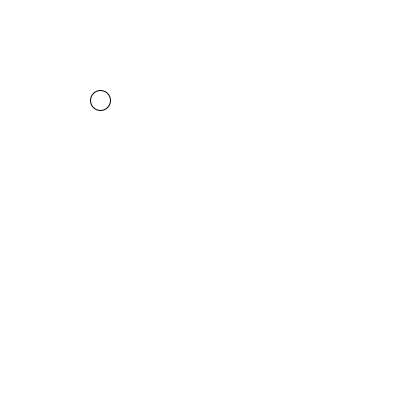
Frame 1 (no input)
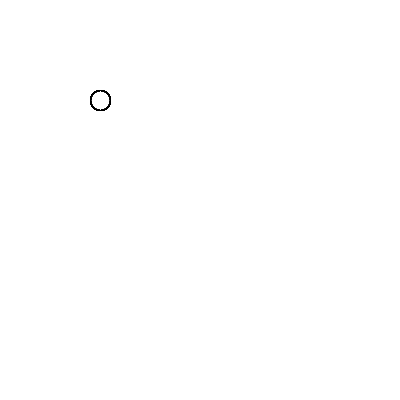
Frame 60 (the mouse pressed at the canvas centre just before this capture)
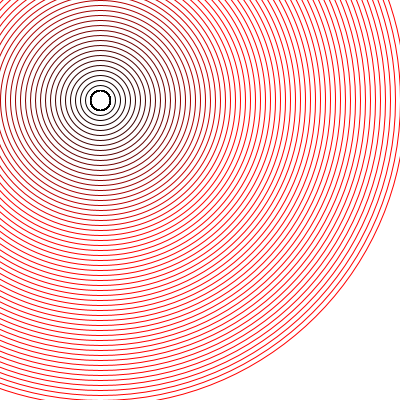
Frame 120 (the mouse held since frame 60 and released just before this capture)

The Processing sketch that drew these frames (run headless with seeded random() and noise(); from frame 60 on, the mouse is pressed at the canvas centre):

// Processing sketch: processing_42266
// ── processing_42266.pde

float x=0;
float y=200;
float largh = 20;
float alt = 20;
float r =0;


void setup() {
  size(400,400);
  smooth();
  background(255);
}

void draw() {

  //background(255);
  noFill();
  stroke(r,0,0);
  ellipse(100,100, largh, alt);


  if (mousePressed) {
    noFill();
    stroke(0);
    smooth();

    smooth();
    // ellipse(100,100, largh, alt);
    alt=alt+10;
    largh=largh+10;
    r=r+10;
  
  }
  else {
alt -= 10;
largh -= 10;

if(largh <= 20 || alt <= 20 ){
  alt = 20;
  largh = 20;
  r=0;
  
}
    
  }
}
